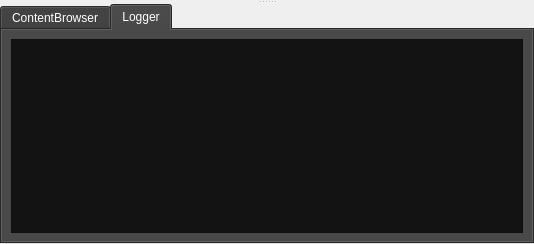
        <widget class="QSplitter" name="splitter">
         <property name="orientation">
          <enum>Qt::Vertical</enum>
         </property>
         <widget class="QWidget" name="layoutWidget">
          <layout class="QVBoxLayout" name="OpenGLLayout">
           <property name="sizeConstraint">
            <enum>QLayout::SetMaximumSize</enum>
           </property>
           <property name="rightMargin">
            <number>0</number>
           </property>
          </layout>
         </widget>
         <widget class="QTabWidget" name="tabWidget">
          <property name="sizePolicy">
           <sizepolicy hsizetype="MinimumExpanding" vsizetype="MinimumExpanding">
            <horstretch>0</horstretch>
            <verstretch>0</verstretch>
           </sizepolicy>
          </property>
          <property name="minimumSize">
           <size>
            <width>0</width>
            <height>0</height>
           </size>
          </property>
          <property name="maximumSize">
           <size>
            <width>16777215</width>
            <height>400</height>
           </size>
          </property>
          <property name="sizeIncrement">
           <size>
            <width>0</width>
            <height>0</height>
           </size>
          </property>
          <property name="baseSize">
           <size>
            <width>0</width>
            <height>200</height>
           </size>
          </property>
          <property name="palette">
           <palette>
            <active>
             <colorrole role="WindowText">
              <brush brushstyle="SolidPattern">
               <color alpha="255">
                <red>255</red>
                <green>255</green>
                <blue>255</blue>
               </color>
              </brush>
             </colorrole>
             <colorrole role="Button">
              <brush brushstyle="SolidPattern">
               <color alpha="255">
                <red>58</red>
                <green>58</green>
                <blue>58</blue>
               </color>
              </brush>
             </colorrole>
             <colorrole role="Dark">
              <brush brushstyle="SolidPattern">
               <color alpha="255">
                <red>31</red>
                <green>31</green>
                <blue>31</blue>
               </color>
              </brush>
             </colorrole>
             <colorrole role="Mid">
              <brush brushstyle="SolidPattern">
               <color alpha="255">
                <red>175</red>
                <green>175</green>
                <blue>175</blue>
               </color>
              </brush>
             </colorrole>
             <colorrole role="Text">
              <brush brushstyle="SolidPattern">
               <color alpha="255">
                <red>255</red>
                <green>255</green>
                <blue>255</blue>
               </color>
              </brush>
             </colorrole>
             <colorrole role="BrightText">
              <brush brushstyle="SolidPattern">
               <color alpha="255">
                <red>255</red>
                <green>51</green>
                <blue>51</blue>
               </color>
              </brush>
             </colorrole>
             <colorrole role="ButtonText">
              <brush brushstyle="SolidPattern">
               <color alpha="255">
                <red>255</red>
                <green>255</green>
                <blue>255</blue>
               </color>
              </brush>
             </colorrole>
             <colorrole role="Base">
              <brush brushstyle="SolidPattern">
               <color alpha="255">
                <red>58</red>
                <green>58</green>
                <blue>58</blue>
               </color>
              </brush>
             </colorrole>
             <colorrole role="Window">
              <brush brushstyle="SolidPattern">
               <color alpha="255">
                <red>58</red>
                <green>58</green>
                <blue>58</blue>
               </color>
              </brush>
             </colorrole>
             <colorrole role="Highlight">
              <brush brushstyle="SolidPattern">
               <color alpha="255">
                <red>183</red>
                <green>134</green>
                <blue>32</blue>
               </color>
              </brush>
             </colorrole>
             <colorrole role="HighlightedText">
              <brush brushstyle="SolidPattern">
               <color alpha="255">
                <red>0</red>
                <green>0</green>
                <blue>0</blue>
               </color>
              </brush>
             </colorrole>
             <colorrole role="Link">
              <brush brushstyle="SolidPattern">
               <color alpha="255">
                <red>0</red>
                <green>122</green>
                <blue>244</blue>
               </color>
              </brush>
             </colorrole>
             <colorrole role="LinkVisited">
              <brush brushstyle="SolidPattern">
               <color alpha="255">
                <red>165</red>
                <green>122</green>
                <blue>255</blue>
               </color>
              </brush>
             </colorrole>
             <colorrole role="AlternateBase">
              <brush brushstyle="SolidPattern">
               <color alpha="255">
                <red>53</red>
                <green>54</green>
                <blue>55</blue>
               </color>
              </brush>
             </colorrole>
             <colorrole role="NoRole">
              <brush brushstyle="SolidPattern">
               <color alpha="255">
                <red>0</red>
                <green>0</green>
                <blue>0</blue>
               </color>
              </brush>
             </colorrole>
             <colorrole role="ToolTipBase">
              <brush brushstyle="SolidPattern">
               <color alpha="255">
                <red>17</red>
                <green>17</green>
                <blue>17</blue>
               </color>
              </brush>
             </colorrole>
             <colorrole role="ToolTipText">
              <brush brushstyle="SolidPattern">
               <color alpha="255">
                <red>218</red>
                <green>218</green>
                <blue>218</blue>
               </color>
              </brush>
             </colorrole>
             <colorrole role="PlaceholderText">
              <brush brushstyle="SolidPattern">
               <color alpha="255">
                <red>255</red>
                <green>255</green>
                <blue>255</blue>
               </color>
              </brush>
             </colorrole>
            </active>
            <inactive>
             <colorrole role="WindowText">
              <brush brushstyle="SolidPattern">
               <color alpha="255">
                <red>255</red>
                <green>255</green>
                <blue>255</blue>
               </color>
              </brush>
             </colorrole>
             <colorrole role="Button">
              <brush brushstyle="SolidPattern">
               <color alpha="255">
                <red>58</red>
                <green>58</green>
                <blue>58</blue>
               </color>
              </brush>
             </colorrole>
             <colorrole role="Dark">
              <brush brushstyle="SolidPattern">
               <color alpha="255">
                <red>31</red>
                <green>31</green>
                <blue>31</blue>
               </color>
              </brush>
             </colorrole>
             <colorrole role="Mid">
              <brush brushstyle="SolidPattern">
               <color alpha="255">
                <red>175</red>
                <green>175</green>
                <blue>175</blue>
               </color>
              </brush>
             </colorrole>
             <colorrole role="Text">
              <brush brushstyle="SolidPattern">
               <color alpha="255">
                <red>255</red>
                <green>255</green>
                <blue>255</blue>
               </color>
              </brush>
             </colorrole>
             <colorrole role="BrightText">
              <brush brushstyle="SolidPattern">
               <color alpha="255">
                <red>255</red>
                <green>51</green>
                <blue>51</blue>
               </color>
              </brush>
             </colorrole>
             <colorrole role="ButtonText">
              <brush brushstyle="SolidPattern">
               <color alpha="255">
                <red>255</red>
                <green>255</green>
                <blue>255</blue>
               </color>
              </brush>
             </colorrole>
             <colorrole role="Base">
              <brush brushstyle="SolidPattern">
               <color alpha="255">
                <red>58</red>
                <green>58</green>
                <blue>58</blue>
               </color>
              </brush>
             </colorrole>
             <colorrole role="Window">
              <brush brushstyle="SolidPattern">
               <color alpha="255">
                <red>58</red>
                <green>58</green>
                <blue>58</blue>
               </color>
              </brush>
             </colorrole>
             <colorrole role="Highlight">
              <brush brushstyle="SolidPattern">
               <color alpha="255">
                <red>183</red>
                <green>134</green>
                <blue>32</blue>
               </color>
              </brush>
             </colorrole>
             <colorrole role="HighlightedText">
              <brush brushstyle="SolidPattern">
               <color alpha="255">
                <red>0</red>
                <green>0</green>
                <blue>0</blue>
               </color>
              </brush>
             </colorrole>
             <colorrole role="Link">
              <brush brushstyle="SolidPattern">
               <color alpha="255">
                <red>0</red>
                <green>122</green>
                <blue>244</blue>
               </color>
              </brush>
             </colorrole>
             <colorrole role="LinkVisited">
              <brush brushstyle="SolidPattern">
               <color alpha="255">
                <red>165</red>
                <green>122</green>
                <blue>255</blue>
               </color>
              </brush>
             </colorrole>
             <colorrole role="AlternateBase">
              <brush brushstyle="SolidPattern">
               <color alpha="255">
                <red>53</red>
                <green>54</green>
                <blue>55</blue>
               </color>
              </brush>
             </colorrole>
             <colorrole role="NoRole">
              <brush brushstyle="NoBrush">
               <color alpha="255">
                <red>0</red>
                <green>0</green>
                <blue>0</blue>
               </color>
              </brush>
             </colorrole>
             <colorrole role="ToolTipBase">
              <brush brushstyle="SolidPattern">
               <color alpha="255">
                <red>17</red>
                <green>17</green>
                <blue>17</blue>
               </color>
              </brush>
             </colorrole>
             <colorrole role="ToolTipText">
              <brush brushstyle="SolidPattern">
               <color alpha="255">
                <red>218</red>
                <green>218</green>
                <blue>218</blue>
               </color>
              </brush>
             </colorrole>
             <colorrole role="PlaceholderText">
              <brush brushstyle="SolidPattern">
               <color alpha="255">
                <red>255</red>
                <green>255</green>
                <blue>255</blue>
               </color>
              </brush>
             </colorrole>
            </inactive>
            <disabled>
             <colorrole role="WindowText">
              <brush brushstyle="SolidPattern">
               <color alpha="255">
                <red>255</red>
                <green>255</green>
                <blue>255</blue>
               </color>
              </brush>
             </colorrole>
             <colorrole role="Button">
              <brush brushstyle="SolidPattern">
               <color alpha="255">
                <red>58</red>
                <green>58</green>
                <blue>58</blue>
               </color>
              </brush>
             </colorrole>
             <colorrole role="Dark">
              <brush brushstyle="SolidPattern">
               <color alpha="255">
                <red>31</red>
                <green>31</green>
                <blue>31</blue>
               </color>
              </brush>
             </colorrole>
             <colorrole role="Mid">
              <brush brushstyle="SolidPattern">
               <color alpha="255">
                <red>175</red>
                <green>175</green>
                <blue>175</blue>
               </color>
              </brush>
             </colorrole>
             <colorrole role="Text">
              <brush brushstyle="SolidPattern">
               <color alpha="255">
                <red>255</red>
                <green>255</green>
                <blue>255</blue>
               </color>
              </brush>
             </colorrole>
             <colorrole role="BrightText">
              <brush brushstyle="SolidPattern">
               <color alpha="255">
                <red>255</red>
                <green>51</green>
                <blue>51</blue>
               </color>
              </brush>
             </colorrole>
             <colorrole role="ButtonText">
              <brush brushstyle="SolidPattern">
               <color alpha="255">
                <red>255</red>
                <green>255</green>
                <blue>255</blue>
               </color>
              </brush>
             </colorrole>
             <colorrole role="Base">
              <brush brushstyle="SolidPattern">
               <color alpha="255">
                <red>58</red>
                <green>58</green>
                <blue>58</blue>
               </color>
              </brush>
             </colorrole>
             <colorrole role="Window">
              <brush brushstyle="SolidPattern">
               <color alpha="255">
                <red>58</red>
                <green>58</green>
                <blue>58</blue>
               </color>
              </brush>
             </colorrole>
             <colorrole role="Highlight">
              <brush brushstyle="SolidPattern">
               <color alpha="255">
                <red>183</red>
                <green>134</green>
                <blue>32</blue>
               </color>
              </brush>
             </colorrole>
             <colorrole role="HighlightedText">
              <brush brushstyle="SolidPattern">
               <color alpha="255">
                <red>0</red>
                <green>0</green>
                <blue>0</blue>
               </color>
              </brush>
             </colorrole>
             <colorrole role="Link">
              <brush brushstyle="SolidPattern">
               <color alpha="255">
                <red>0</red>
                <green>122</green>
                <blue>244</blue>
               </color>
              </brush>
             </colorrole>
             <colorrole role="LinkVisited">
              <brush brushstyle="SolidPattern">
               <color alpha="255">
                <red>165</red>
                <green>122</green>
                <blue>255</blue>
               </color>
              </brush>
             </colorrole>
             <colorrole role="AlternateBase">
              <brush brushstyle="SolidPattern">
               <color alpha="255">
                <red>53</red>
                <green>54</green>
                <blue>55</blue>
               </color>
              </brush>
             </colorrole>
             <colorrole role="NoRole">
              <brush brushstyle="NoBrush">
               <color alpha="255">
                <red>0</red>
                <green>0</green>
                <blue>0</blue>
               </color>
              </brush>
             </colorrole>
             <colorrole role="ToolTipBase">
              <brush brushstyle="SolidPattern">
               <color alpha="255">
                <red>17</red>
                <green>17</green>
                <blue>17</blue>
               </color>
              </brush>
             </colorrole>
             <colorrole role="ToolTipText">
              <brush brushstyle="SolidPattern">
               <color alpha="255">
                <red>218</red>
                <green>218</green>
                <blue>218</blue>
               </color>
              </brush>
             </colorrole>
             <colorrole role="PlaceholderText">
              <brush brushstyle="SolidPattern">
               <color alpha="255">
                <red>255</red>
                <green>255</green>
                <blue>255</blue>
               </color>
              </brush>
             </colorrole>
            </disabled>
           </palette>
          </property>
          <property name="currentIndex">
           <number>1</number>
          </property>
          <widget class="QWidget" name="ContentBrowser">
           <attribute name="title">
            <string>ContentBrowser</string>
           </attribute>
           <layout class="QHBoxLayout" name="horizontalLayout_6">
            <item>
             <widget class="QSplitter" name="splitter_8">
              <property name="orientation">
               <enum>Qt::Horizontal</enum>
              </property>
              <widget class="QTreeView" name="treeView"/>
              <widget class="QSplitter" name="splitter_7">
               <property name="orientation">
                <enum>Qt::Horizontal</enum>
               </property>
               <widget class="QListView" name="listView"/>
              </widget>
             </widget>
            </item>
           </layout>
          </widget>
          <widget class="QWidget" name="tab_4">
           <attribute name="title">
            <string>Logger</string>
           </attribute>
           <layout class="QHBoxLayout" name="horizontalLayout_5">
            <item>
             <widget class="QPlainTextEdit" name="outputLog">
              <property name="palette">
               <palette>
                <active>
                 <colorrole role="WindowText">
                  <brush brushstyle="SolidPattern">
                   <color alpha="255">
                    <red>238</red>
                    <green>238</green>
                    <blue>238</blue>
                   </color>
                  </brush>
                 </colorrole>
                 <colorrole role="Button">
                  <brush brushstyle="SolidPattern">
                   <color alpha="255">
                    <red>19</red>
                    <green>19</green>
                    <blue>19</blue>
                   </color>
                  </brush>
                 </colorrole>
                 <colorrole role="Light">
                  <brush brushstyle="SolidPattern">
                   <color alpha="255">
                    <red>51</red>
                    <green>51</green>
                    <blue>51</blue>
                   </color>
                  </brush>
                 </colorrole>
                 <colorrole role="Midlight">
                  <brush brushstyle="SolidPattern">
                   <color alpha="255">
                    <red>42</red>
                    <green>42</green>
                    <blue>42</blue>
                   </color>
                  </brush>
                 </colorrole>
                 <colorrole role="Dark">
                  <brush brushstyle="SolidPattern">
                   <color alpha="255">
                    <red>17</red>
                    <green>17</green>
                    <blue>17</blue>
                   </color>
                  </brush>
                 </colorrole>
                 <colorrole role="Mid">
                  <brush brushstyle="SolidPattern">
                   <color alpha="255">
                    <red>23</red>
                    <green>23</green>
                    <blue>23</blue>
                   </color>
                  </brush>
                 </colorrole>
                 <colorrole role="Text">
                  <brush brushstyle="SolidPattern">
                   <color alpha="255">
                    <red>238</red>
                    <green>238</green>
                    <blue>238</blue>
                   </color>
                  </brush>
                 </colorrole>
                 <colorrole role="ButtonText">
                  <brush brushstyle="SolidPattern">
                   <color alpha="255">
                    <red>238</red>
                    <green>238</green>
                    <blue>238</blue>
                   </color>
                  </brush>
                 </colorrole>
                 <colorrole role="Base">
                  <brush brushstyle="SolidPattern">
                   <color alpha="255">
                    <red>19</red>
                    <green>19</green>
                    <blue>19</blue>
                   </color>
                  </brush>
                 </colorrole>
                 <colorrole role="Window">
                  <brush brushstyle="SolidPattern">
                   <color alpha="255">
                    <red>19</red>
                    <green>19</green>
                    <blue>19</blue>
                   </color>
                  </brush>
                 </colorrole>
                 <colorrole role="Shadow">
                  <brush brushstyle="SolidPattern">
                   <color alpha="255">
                    <red>0</red>
                    <green>0</green>
                    <blue>0</blue>
                   </color>
                  </brush>
                 </colorrole>
                 <colorrole role="Highlight">
                  <brush brushstyle="SolidPattern">
                   <color alpha="255">
                    <red>183</red>
                    <green>134</green>
                    <blue>32</blue>
                   </color>
                  </brush>
                 </colorrole>
                 <colorrole role="HighlightedText">
                  <brush brushstyle="SolidPattern">
                   <color alpha="255">
                    <red>0</red>
                    <green>0</green>
                    <blue>0</blue>
                   </color>
                  </brush>
                 </colorrole>
                 <colorrole role="AlternateBase">
                  <brush brushstyle="SolidPattern">
                   <color alpha="255">
                    <red>17</red>
                    <green>17</green>
                    <blue>17</blue>
                   </color>
                  </brush>
                 </colorrole>
                 <colorrole role="PlaceholderText">
                  <brush brushstyle="SolidPattern">
                   <color alpha="255">
                    <red>238</red>
                    <green>238</green>
                    <blue>238</blue>
                   </color>
                  </brush>
                 </colorrole>
                </active>
                <inactive>
                 <colorrole role="WindowText">
                  <brush brushstyle="SolidPattern">
                   <color alpha="255">
                    <red>238</red>
                    <green>238</green>
                    <blue>238</blue>
                   </color>
                  </brush>
                 </colorrole>
                 <colorrole role="Button">
                  <brush brushstyle="SolidPattern">
                   <color alpha="255">
                    <red>19</red>
                    <green>19</green>
                    <blue>19</blue>
                   </color>
                  </brush>
                 </colorrole>
                 <colorrole role="Light">
                  <brush brushstyle="SolidPattern">
                   <color alpha="255">
                    <red>51</red>
                    <green>51</green>
                    <blue>51</blue>
                   </color>
                  </brush>
                 </colorrole>
                 <colorrole role="Midlight">
                  <brush brushstyle="SolidPattern">
                   <color alpha="255">
                    <red>42</red>
                    <green>42</green>
                    <blue>42</blue>
                   </color>
                  </brush>
                 </colorrole>
                 <colorrole role="Dark">
                  <brush brushstyle="SolidPattern">
                   <color alpha="255">
                    <red>17</red>
                    <green>17</green>
                    <blue>17</blue>
                   </color>
                  </brush>
                 </colorrole>
                 <colorrole role="Mid">
                  <brush brushstyle="SolidPattern">
                   <color alpha="255">
                    <red>23</red>
                    <green>23</green>
                    <blue>23</blue>
                   </color>
                  </brush>
                 </colorrole>
                 <colorrole role="Text">
                  <brush brushstyle="SolidPattern">
                   <color alpha="255">
                    <red>238</red>
                    <green>238</green>
                    <blue>238</blue>
                   </color>
                  </brush>
                 </colorrole>
                 <colorrole role="ButtonText">
                  <brush brushstyle="SolidPattern">
                   <color alpha="255">
                    <red>238</red>
                    <green>238</green>
                    <blue>238</blue>
                   </color>
                  </brush>
                 </colorrole>
                 <colorrole role="Base">
                  <brush brushstyle="SolidPattern">
                   <color alpha="255">
                    <red>19</red>
                    <green>19</green>
                    <blue>19</blue>
                   </color>
                  </brush>
                 </colorrole>
                 <colorrole role="Window">
                  <brush brushstyle="SolidPattern">
                   <color alpha="255">
                    <red>19</red>
                    <green>19</green>
                    <blue>19</blue>
                   </color>
                  </brush>
                 </colorrole>
                 <colorrole role="Shadow">
                  <brush brushstyle="SolidPattern">
                   <color alpha="255">
                    <red>0</red>
                    <green>0</green>
                    <blue>0</blue>
                   </color>
                  </brush>
                 </colorrole>
                 <colorrole role="Highlight">
                  <brush brushstyle="SolidPattern">
                   <color alpha="255">
                    <red>183</red>
                    <green>134</green>
                    <blue>32</blue>
                   </color>
                  </brush>
                 </colorrole>
                 <colorrole role="HighlightedText">
                  <brush brushstyle="SolidPattern">
                   <color alpha="255">
                    <red>0</red>
                    <green>0</green>
                    <blue>0</blue>
                   </color>
                  </brush>
                 </colorrole>
                 <colorrole role="AlternateBase">
                  <brush brushstyle="SolidPattern">
                   <color alpha="255">
                    <red>17</red>
                    <green>17</green>
                    <blue>17</blue>
                   </color>
                  </brush>
                 </colorrole>
                 <colorrole role="PlaceholderText">
                  <brush brushstyle="SolidPattern">
                   <color alpha="255">
                    <red>238</red>
                    <green>238</green>
                    <blue>238</blue>
                   </color>
                  </brush>
                 </colorrole>
                </inactive>
                <disabled>
                 <colorrole role="WindowText">
                  <brush brushstyle="SolidPattern">
                   <color alpha="255">
                    <red>238</red>
                    <green>238</green>
                    <blue>238</blue>
                   </color>
                  </brush>
                 </colorrole>
                 <colorrole role="Button">
                  <brush brushstyle="SolidPattern">
                   <color alpha="255">
                    <red>19</red>
                    <green>19</green>
                    <blue>19</blue>
                   </color>
                  </brush>
                 </colorrole>
                 <colorrole role="Light">
                  <brush brushstyle="SolidPattern">
                   <color alpha="255">
                    <red>51</red>
                    <green>51</green>
                    <blue>51</blue>
                   </color>
                  </brush>
                 </colorrole>
                 <colorrole role="Midlight">
                  <brush brushstyle="SolidPattern">
                   <color alpha="255">
                    <red>42</red>
                    <green>42</green>
                    <blue>42</blue>
                   </color>
                  </brush>
                 </colorrole>
                 <colorrole role="Dark">
                  <brush brushstyle="SolidPattern">
                   <color alpha="255">
                    <red>17</red>
                    <green>17</green>
                    <blue>17</blue>
                   </color>
                  </brush>
                 </colorrole>
                 <colorrole role="Mid">
                  <brush brushstyle="SolidPattern">
                   <color alpha="255">
                    <red>23</red>
                    <green>23</green>
                    <blue>23</blue>
                   </color>
                  </brush>
                 </colorrole>
                 <colorrole role="Text">
                  <brush brushstyle="SolidPattern">
                   <color alpha="255">
                    <red>238</red>
                    <green>238</green>
                    <blue>238</blue>
                   </color>
                  </brush>
                 </colorrole>
                 <colorrole role="ButtonText">
                  <brush brushstyle="SolidPattern">
                   <color alpha="255">
                    <red>238</red>
                    <green>238</green>
                    <blue>238</blue>
                   </color>
                  </brush>
                 </colorrole>
                 <colorrole role="Base">
                  <brush brushstyle="SolidPattern">
                   <color alpha="255">
                    <red>19</red>
                    <green>19</green>
                    <blue>19</blue>
                   </color>
                  </brush>
                 </colorrole>
                 <colorrole role="Window">
                  <brush brushstyle="SolidPattern">
                   <color alpha="255">
                    <red>19</red>
                    <green>19</green>
                    <blue>19</blue>
                   </color>
                  </brush>
                 </colorrole>
                 <colorrole role="Shadow">
                  <brush brushstyle="SolidPattern">
                   <color alpha="255">
                    <red>0</red>
                    <green>0</green>
                    <blue>0</blue>
                   </color>
                  </brush>
                 </colorrole>
                 <colorrole role="Highlight">
                  <brush brushstyle="SolidPattern">
                   <color alpha="255">
                    <red>183</red>
                    <green>134</green>
                    <blue>32</blue>
                   </color>
                  </brush>
                 </colorrole>
                 <colorrole role="HighlightedText">
                  <brush brushstyle="SolidPattern">
                   <color alpha="255">
                    <red>0</red>
                    <green>0</green>
                    <blue>0</blue>
                   </color>
                  </brush>
                 </colorrole>
                 <colorrole role="AlternateBase">
                  <brush brushstyle="SolidPattern">
                   <color alpha="255">
                    <red>34</red>
                    <green>34</green>
                    <blue>34</blue>
                   </color>
                  </brush>
                 </colorrole>
                 <colorrole role="PlaceholderText">
                  <brush brushstyle="SolidPattern">
                   <color alpha="255">
                    <red>238</red>
                    <green>238</green>
                    <blue>238</blue>
                   </color>
                  </brush>
                 </colorrole>
                </disabled>
               </palette>
              </property>
             </widget>
            </item>
           </layout>
          </widget>
         </widget>
        </widget>
